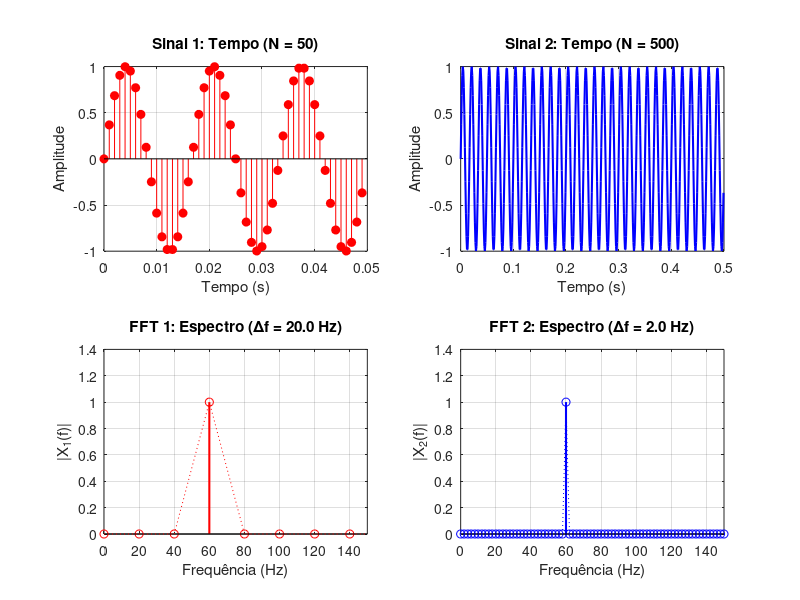

The MATLAB script that drew this image:
clear; 
clc; 
close all;

Fs = 1000;
f0 = 60;

T1 = 0.05;
t1 = 0:1/Fs:T1-(1/Fs);        
x1 = sin(2*pi*f0*t1);
L1 = length(x1);

T2 = 0.5;
t2 = 0:1/Fs:T2-(1/Fs);        
x2 = sin(2*pi*f0*t2);
L2 = length(x2);

Y1 = fft(x1);
P2_1 = abs(Y1/L1);
P1_1 = P2_1(1:floor(L1/2)+1);
P1_1(2:end-1) = 2*P1_1(2:end-1);
f1 = Fs*(0:(floor(L1/2)))/L1;
df1 = Fs/L1;

Y2 = fft(x2);
P2_2 = abs(Y2/L2);
P1_2 = P2_2(1:floor(L2/2)+1);
P1_2(2:end-1) = 2*P1_2(2:end-1);
f2 = Fs*(0:(floor(L2/2)))/L2;
df2 = Fs/L2;

fprintf('--- ANÁLISE DE RESOLUÇÃO ESPECTRAL ---\n');
fprintf('Sinal 1 (Curto): %d amostras | Resolução (df): %.2f Hz\n', L1, df1);
fprintf('Sinal 2 (Longo): %d amostras | Resolução (df): %.2f Hz\n\n', L2, df2);

figure('Position', [100, 100, 1000, 600]);

subplot(2,2,1);
stem(t1, x1, 'r', 'filled');
title(sprintf('Sinal 1: Tempo (N = %d)', L1));
xlabel('Tempo (s)'); ylabel('Amplitude'); 
grid on;

subplot(2,2,3);
stem(f1, P1_1, 'r', 'LineWidth', 1.5); 
hold on;
plot(f1, P1_1, 'r:');
title(sprintf('FFT 1: Espectro (\\Deltaf = %.1f Hz)', df1));
xlabel('Frequência (Hz)'); ylabel('|X_1(f)|'); 
grid on;
xlim([0 150]);

subplot(2,2,2);
plot(t2, x2, 'b', 'LineWidth', 1.5);
title(sprintf('Sinal 2: Tempo (N = %d)', L2));
xlabel('Tempo (s)'); ylabel('Amplitude');
grid on;

subplot(2,2,4);
stem(f2, P1_2, 'b', 'LineWidth', 1.5); 
hold on;
plot(f2, P1_2, 'b:');
title(sprintf('FFT 2: Espectro (\\Deltaf = %.1f Hz)', df2));
xlabel('Frequência (Hz)'); ylabel('|X_2(f)|'); 
grid on;
xlim([0 150]);
